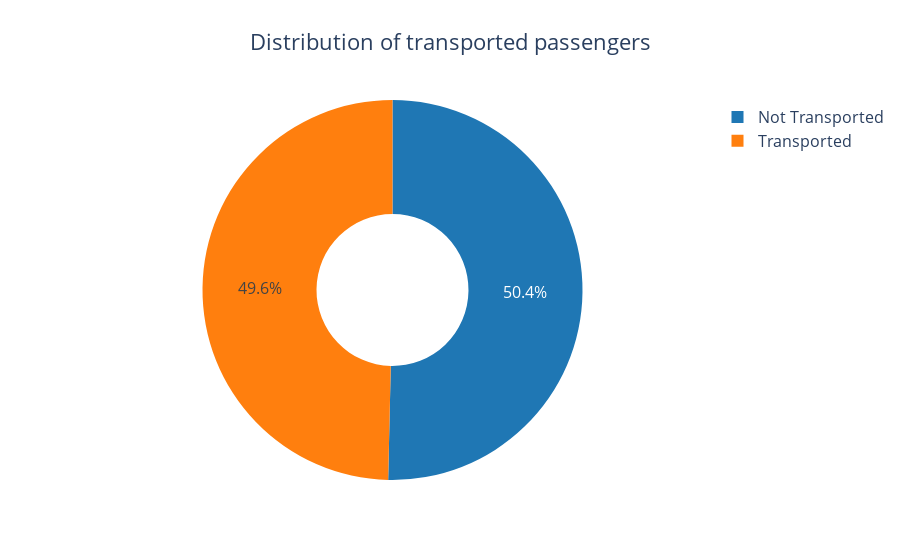

The cell this chart's notebook holds for it:
### Markdown cell above
## How many people were transported into another dimension?

### Code cell
value_counts = df_train['Transported'].value_counts()

fig = go.Figure(data=[go.Pie(
    labels=['Not Transported', 'Transported'],
    values=value_counts,
    hole=0.4,  # Set the hole size for a donut chart effect
    marker=dict(colors=['#1f77b4', '#ff7f0e'])  # Customize the colors for each section
)])
fig.update_layout(
    title='Distribution of transported passengers',
    title_x=0.5,  # Align the title to the center
    font=dict(size=16)  # Increase font size for readability
)
fig.show()

### Figure 1 — Plotly figure (JSON) as saved in the notebook; plotly's stock layout.template omitted (floating-point values rounded to 4 significant figures)
{"data": [{"hole": 0.4, "labels": ["Not Transported", "Transported"], "marker": {"colors": ["#1f77b4", "#ff7f0e"]}, "type": "pie", "values": [4378, 4315]}], "layout": {"font": {"size": 16}, "title": {"text": "Distribution of transported passengers", "x": 0.5}}}
